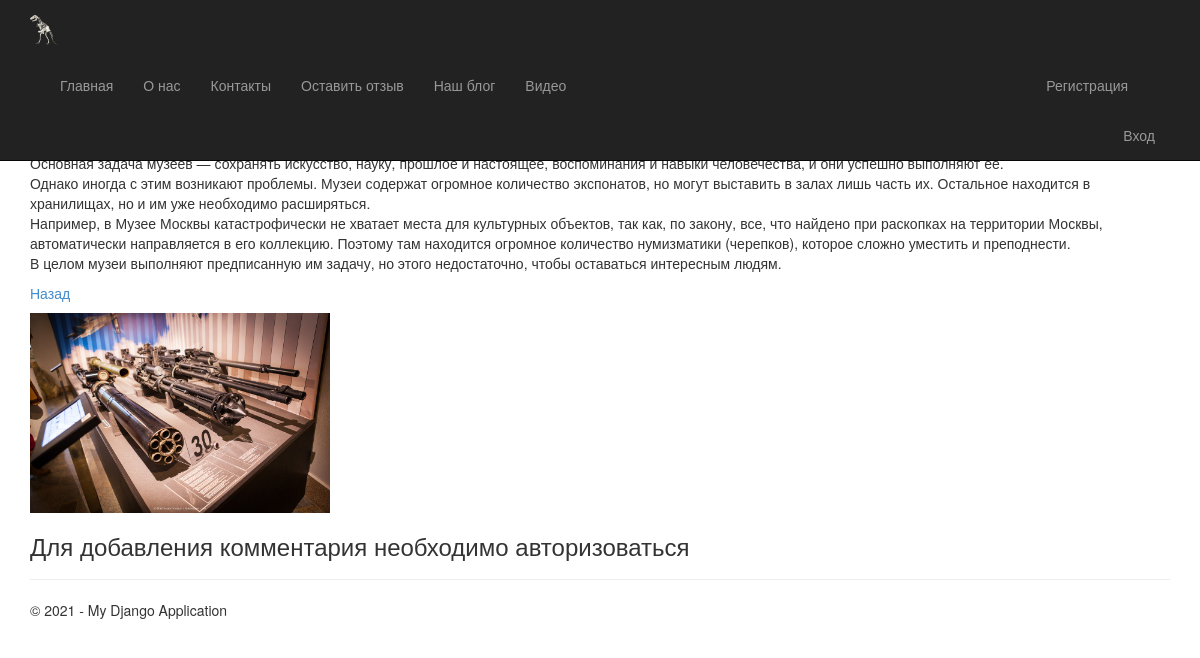
Page /4/ on the committed database.
### app/models.py (models this page shows, shortened)
class Blog(models.Model):
    title = models.CharField(max_length = 100, unique_for_date = "posted", verbose_name = "Заголовок")
    description = models.TextField(verbose_name = "Краткое содержание")
    content = models.TextField(verbose_name = "Полное содержание")
    posted = models.DateTimeField(default = datetime.now(), db_index = True, verbose_name = "Опубликован")
    author = models.ForeignKey(User, null=True, blank=True, on_delete = models.SET_NULL, verbose_name = "Автор")
    image = models.FileField(default = 'temp.jpg', verbose_name = "Путь к картинке")
    class Meta:
        db_table = "Posts"
        ordering = ["-posted"]
        verbose_name = "Пост"
        verbose_name_plural = "Пост"

### app/views.py (the view)
# urls.py: url(r'^(?P<parametr>\d+)/$', app.views.blogpost, name='blogpost'),
def blogpost(request, parametr):
    post_1 = Blog.objects.get(id=parametr)
    comments = Comment.objects.filter(post=parametr)
    if request.method == "POST":
        form = CommentForm(request.POST)
        if form.is_valid():
            comment_f = form.save(commit=False)
            comment_f.author = request.user
            comment_f.date = datetime.now()
            comment_f.post = Blog.objects.get(id=parametr)
            comment_f.save()
            return redirect('blogpost', parametr=post_1.id)
    else:
        form = CommentForm()
    assert isinstance(request, HttpRequest)
    return render(
        request,
        'app/blogpost.html',
        {
            'post_1': post_1,
            'comments': comments,
            'form': form,
            'year':datetime.now().year,
        }
    )

### app/templates/app/blogpost.html (shortened to what this page needs)
﻿{% extends "app/layout.html" %}
{% block content %}
<h2> {{post_1.title}} </h2>
<p> {{post_1.content|linebreaksbr}} </p>
<p><a href="{% url 'blog' %} ">Назад</a></p>
{% if post_1.image and post_1.image.url != '/media/temp.jpg' %}
   <img src="{{ post_1.image.url }}" alt="Картинка" widht="300" height="200"/>
{% endif %}
{% if user.is_authenticated  %}
    <h3>Добавить комментарий</h3>
    <form method="POST">{% csrf_token %}
    <div>
        {{form.as_p}}
        <button type ="submit" class="save btn btn-default">Отправить комментарий </button>
    </div>
    </form>
{% else %}
    <h3> Для добавления комментария необходимо авторизоваться</h3>
{% endif %}
{% endblock %}

### app/static/app/content/site.css (style rules this page uses)
body { padding-top: 50px; padding-bottom: 20px; }

### rows in the picture
Blog: content "Основная задача музеев — сохранять искусство, науку, прошлое и настоящее, воспоминания и навыки человечества, и они успешно выполняют ее. Однако иногда с этим возникают проблемы. Музеи содержат огромное количество экспонатов, но могут выставить в залах лишь часть их. Остальное находится в хранилищах, но и им уже необходимо расширяться. Например, в Музее Москвы катастрофически не хватает места для культурных объектов, так как, по закону, все, что найдено при раскопках на территории Москвы, автоматически направляется в его коллекцию. Поэтому там находится огромное количество нумизматики (черепков), которое сложно уместить и преподнести. В целом музеи выполняют предписанную им задачу, но этого…", image (picture)
